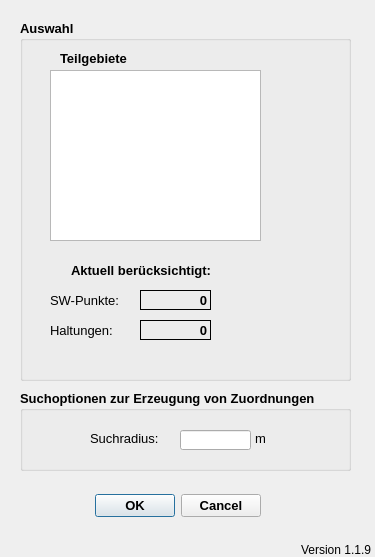
<?xml version="1.0" encoding="UTF-8"?>
<ui version="4.0">
 <class>ImportFromHEDialogBase</class>
 <widget class="QDialog" name="ImportFromHEDialogBase">
  <property name="geometry">
   <rect>
    <x>0</x>
    <y>0</y>
    <width>375</width>
    <height>557</height>
   </rect>
  </property>
  <property name="windowTitle">
   <string>Verbindungslinien erstellen</string>
  </property>
  <widget class="QDialogButtonBox" name="button_box">
   <property name="geometry">
    <rect>
     <x>80</x>
     <y>490</y>
     <width>181</width>
     <height>32</height>
    </rect>
   </property>
   <property name="font">
    <font>
     <pointsize>10</pointsize>
     <weight>75</weight>
     <bold>true</bold>
    </font>
   </property>
   <property name="toolTip">
    <string>&lt;html&gt;&lt;head/&gt;&lt;body&gt;&lt;p&gt;Datenimport starten ...&lt;/p&gt;&lt;/body&gt;&lt;/html&gt;</string>
   </property>
   <property name="orientation">
    <enum>Qt::Horizontal</enum>
   </property>
   <property name="standardButtons">
    <set>QDialogButtonBox::Cancel|QDialogButtonBox::Ok</set>
   </property>
  </widget>
  <widget class="QLabel" name="label_3">
   <property name="geometry">
    <rect>
     <x>700</x>
     <y>540</y>
     <width>71</width>
     <height>20</height>
    </rect>
   </property>
   <property name="toolTip">
    <string>Version QKan Import</string>
   </property>
   <property name="text">
    <string>Version 1.1.9</string>
   </property>
   <property name="alignment">
    <set>Qt::AlignRight|Qt::AlignTrailing|Qt::AlignVCenter</set>
   </property>
  </widget>
  <widget class="QGroupBox" name="groupBox_2">
   <property name="geometry">
    <rect>
     <x>20</x>
     <y>20</y>
     <width>331</width>
     <height>361</height>
    </rect>
   </property>
   <property name="font">
    <font>
     <pointsize>10</pointsize>
     <weight>75</weight>
     <bold>true</bold>
    </font>
   </property>
   <property name="title">
    <string>Auswahl</string>
   </property>
   <widget class="QLabel" name="label_5">
    <property name="geometry">
     <rect>
      <x>40</x>
      <y>30</y>
      <width>91</width>
      <height>16</height>
     </rect>
    </property>
    <property name="font">
     <font>
      <weight>75</weight>
      <bold>true</bold>
     </font>
    </property>
    <property name="text">
     <string>Teilgebiete</string>
    </property>
   </widget>
   <widget class="QListWidget" name="lw_teilgebiete">
    <property name="geometry">
     <rect>
      <x>30</x>
      <y>50</y>
      <width>211</width>
      <height>171</height>
     </rect>
    </property>
    <property name="toolTip">
     <string extracomment="Auswahl der zu bearbeitenden Teilgebiete. Alle auswählen mit [Strg]+A"/>
    </property>
    <property name="statusTip">
     <string extracomment="Auswahl der zu bearbeitenden Teilgebiete. Alle auswählen mit [Strg]+A"/>
    </property>
    <property name="selectionMode">
     <enum>QAbstractItemView::ExtendedSelection</enum>
    </property>
   </widget>
   <widget class="QLabel" name="label_10">
    <property name="geometry">
     <rect>
      <x>30</x>
      <y>270</y>
      <width>81</width>
      <height>20</height>
     </rect>
    </property>
    <property name="font">
     <font>
      <pointsize>10</pointsize>
      <weight>50</weight>
      <bold>false</bold>
     </font>
    </property>
    <property name="toolTip">
     <string extracomment="Anzahl der abhängig von den Filteroptionen zu berücksichtigenden Flächen (mit und ohne Verschneidung)"/>
    </property>
    <property name="statusTip">
     <string extracomment="Anzahl der abhängig von den Filteroptionen zu berücksichtigenden Flächen (mit und ohne Verschneidung)"/>
    </property>
    <property name="text">
     <string>SW-Punkte:</string>
    </property>
   </widget>
   <widget class="QLabel" name="lf_anzahl_flaechen">
    <property name="geometry">
     <rect>
      <x>120</x>
      <y>270</y>
      <width>71</width>
      <height>20</height>
     </rect>
    </property>
    <property name="font">
     <font>
      <pointsize>10</pointsize>
      <weight>75</weight>
      <bold>true</bold>
     </font>
    </property>
    <property name="toolTip">
     <string extracomment="Anzahl der abhängig von den Filteroptionen zu berücksichtigenden ganzen Flächen"/>
    </property>
    <property name="statusTip">
     <string extracomment="Anzahl der abhängig von den Filteroptionen zu berücksichtigenden ganzen Flächen"/>
    </property>
    <property name="frameShape">
     <enum>QFrame::Panel</enum>
    </property>
    <property name="text">
     <string>0</string>
    </property>
    <property name="alignment">
     <set>Qt::AlignRight|Qt::AlignTrailing|Qt::AlignVCenter</set>
    </property>
   </widget>
   <widget class="QLabel" name="label_11">
    <property name="geometry">
     <rect>
      <x>30</x>
      <y>300</y>
      <width>81</width>
      <height>20</height>
     </rect>
    </property>
    <property name="font">
     <font>
      <pointsize>10</pointsize>
      <weight>50</weight>
      <bold>false</bold>
     </font>
    </property>
    <property name="toolTip">
     <string extracomment="Anzahl der abhängig von den Filteroptionen zu berücksichtigenden Haltungen"/>
    </property>
    <property name="statusTip">
     <string extracomment="Anzahl der abhängig von den Filteroptionen zu berücksichtigenden Haltungen"/>
    </property>
    <property name="text">
     <string>Haltungen:</string>
    </property>
   </widget>
   <widget class="QLabel" name="lf_anzahl_haltungen">
    <property name="geometry">
     <rect>
      <x>120</x>
      <y>300</y>
      <width>71</width>
      <height>20</height>
     </rect>
    </property>
    <property name="font">
     <font>
      <pointsize>10</pointsize>
      <weight>75</weight>
      <bold>true</bold>
     </font>
    </property>
    <property name="toolTip">
     <string extracomment="Anzahl der abhängig von den Filteroptionen zu berücksichtigenden Haltungen"/>
    </property>
    <property name="statusTip">
     <string extracomment="Anzahl der abhängig von den Filteroptionen zu berücksichtigenden Haltungen"/>
    </property>
    <property name="frameShape">
     <enum>QFrame::Panel</enum>
    </property>
    <property name="text">
     <string>0</string>
    </property>
    <property name="alignment">
     <set>Qt::AlignRight|Qt::AlignTrailing|Qt::AlignVCenter</set>
    </property>
   </widget>
   <widget class="QLabel" name="label_12">
    <property name="geometry">
     <rect>
      <x>20</x>
      <y>240</y>
      <width>171</width>
      <height>20</height>
     </rect>
    </property>
    <property name="font">
     <font>
      <pointsize>10</pointsize>
      <weight>75</weight>
      <bold>true</bold>
     </font>
    </property>
    <property name="toolTip">
     <string extracomment="Anzahl der abhängig von den Filteroptionen zu berücksichtigenden Flächen (mit und ohne Verschneidung)"/>
    </property>
    <property name="statusTip">
     <string extracomment="Anzahl der abhängig von den Filteroptionen zu berücksichtigenden Flächen (mit und ohne Verschneidung)"/>
    </property>
    <property name="text">
     <string>Aktuell berücksichtigt:</string>
    </property>
    <property name="alignment">
     <set>Qt::AlignRight|Qt::AlignTrailing|Qt::AlignVCenter</set>
    </property>
   </widget>
  </widget>
  <widget class="QGroupBox" name="groupBox">
   <property name="geometry">
    <rect>
     <x>20</x>
     <y>390</y>
     <width>331</width>
     <height>81</height>
    </rect>
   </property>
   <property name="font">
    <font>
     <pointsize>10</pointsize>
     <weight>75</weight>
     <bold>true</bold>
    </font>
   </property>
   <property name="toolTip">
    <string extracomment="Optionen zur Suche der nächsten Haltung zu einer Fläche"/>
   </property>
   <property name="title">
    <string>Suchoptionen zur Erzeugung von Zuordnungen</string>
   </property>
   <widget class="QLabel" name="label_9">
    <property name="geometry">
     <rect>
      <x>235</x>
      <y>40</y>
      <width>31</width>
      <height>16</height>
     </rect>
    </property>
    <property name="font">
     <font>
      <weight>50</weight>
      <bold>false</bold>
     </font>
    </property>
    <property name="toolTip">
     <string extracomment="Radius zur Berücksichtigung von Flächen um die Haltungen"/>
    </property>
    <property name="statusTip">
     <string extracomment="Radius zur Berücksichtigung von Flächen um die Haltungen"/>
    </property>
    <property name="text">
     <string>m</string>
    </property>
   </widget>
   <widget class="QLabel" name="label">
    <property name="geometry">
     <rect>
      <x>70</x>
      <y>40</y>
      <width>91</width>
      <height>16</height>
     </rect>
    </property>
    <property name="font">
     <font>
      <weight>50</weight>
      <bold>false</bold>
     </font>
    </property>
    <property name="toolTip">
     <string extracomment="Radius zur Berücksichtigung von Flächen um die Haltungen"/>
    </property>
    <property name="statusTip">
     <string extracomment="Radius zur Berücksichtigung von Flächen um die Haltungen"/>
    </property>
    <property name="text">
     <string>Suchradius:</string>
    </property>
   </widget>
   <widget class="QLineEdit" name="tf_suchradius">
    <property name="geometry">
     <rect>
      <x>160</x>
      <y>40</y>
      <width>71</width>
      <height>20</height>
     </rect>
    </property>
    <property name="toolTip">
     <string extracomment="Radius zur Berücksichtigung von Flächen um die Haltungen"/>
    </property>
    <property name="statusTip">
     <string extracomment="Radius zur Berücksichtigung von Flächen um die Haltungen"/>
    </property>
   </widget>
  </widget>
  <widget class="QLabel" name="label_4">
   <property name="geometry">
    <rect>
     <x>300</x>
     <y>540</y>
     <width>71</width>
     <height>20</height>
    </rect>
   </property>
   <property name="toolTip">
    <string>Version QKan Import</string>
   </property>
   <property name="text">
    <string>Version 1.1.9</string>
   </property>
   <property name="alignment">
    <set>Qt::AlignRight|Qt::AlignTrailing|Qt::AlignVCenter</set>
   </property>
  </widget>
 </widget>
 <resources/>
 <connections>
  <connection>
   <sender>button_box</sender>
   <signal>accepted()</signal>
   <receiver>ImportFromHEDialogBase</receiver>
   <slot>accept()</slot>
   <hints>
    <hint type="sourcelabel">
     <x>265</x>
     <y>205</y>
    </hint>
    <hint type="destinationlabel">
     <x>275</x>
     <y>117</y>
    </hint>
   </hints>
  </connection>
  <connection>
   <sender>button_box</sender>
   <signal>rejected()</signal>
   <receiver>ImportFromHEDialogBase</receiver>
   <slot>reject()</slot>
   <hints>
    <hint type="sourcelabel">
     <x>265</x>
     <y>205</y>
    </hint>
    <hint type="destinationlabel">
     <x>275</x>
     <y>117</y>
    </hint>
   </hints>
  </connection>
 </connections>
</ui>
